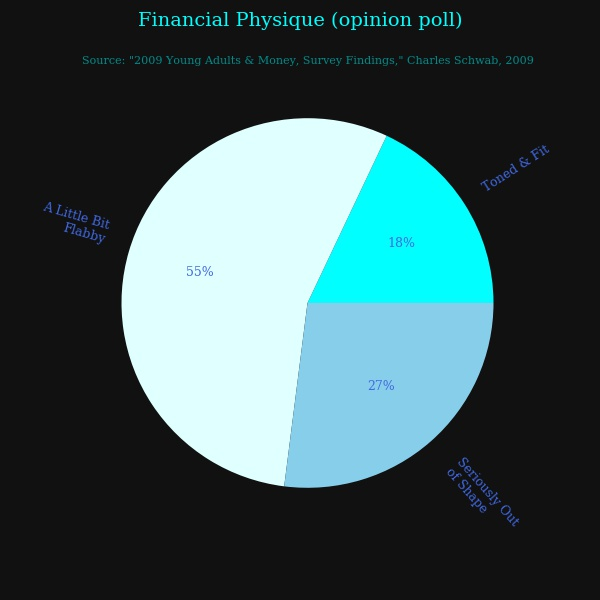

The Python source for this figure:
import matplotlib.pyplot as plt
from math import floor
import pathlib

data = [.18, .55, .27]
labels = ['Toned & Fit', 'A Little Bit\nFlabby', 'Seriously Out\nof Shape']
colors = ['cyan', 'lightcyan', 'skyblue']
title  = 'Financial Physique (opinion poll)'
source = ('Source: "2009 Young Adults & Money, '
          'Survey Findings," Charles Schwab, 2009')
filename = pathlib.Path(__file__)

font       = 'Serif'
rotation   = True
background = '#111111'
title_txt  = 'cyan'
sub_text   = 'royalblue'
minor_txt  = 'darkcyan'

###############################################################################

plt.pie(data, labels=labels, colors=colors, 
        textprops={'fontname': font, 'fontsize': 9, 'color': sub_text},
        autopct=lambda n: str(floor(n))+'%', rotatelabels=rotation)

plt.suptitle(title, fontname=font, fontsize=14, color=title_txt)
plt.title(source, fontname=font, fontsize=8, color=minor_txt)

plt.gcf().set_size_inches(6, 6)
plt.axes().figure.set_facecolor(background)

plt.savefig(filename.with_suffix('.jpg'), 
        facecolor=plt.axes().figure.get_facecolor())

plt.show()
